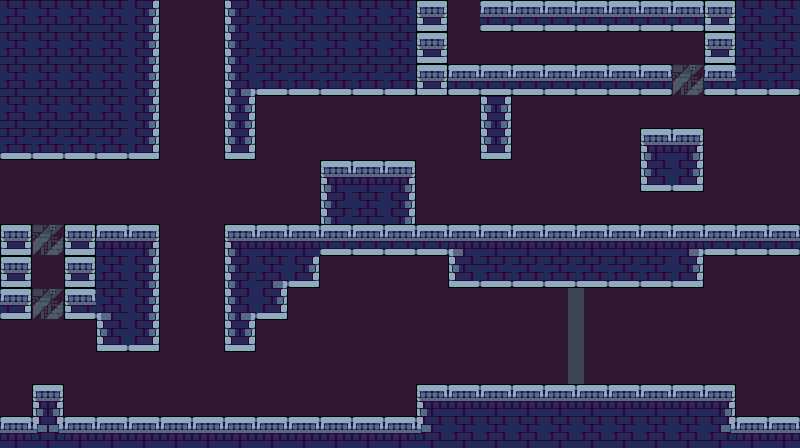

Tiled map render using the project's own tile images. Description and the whole map definition, tile-layer contents included, below:
An orthogonal 25x14 tile map with 32x32 px tiles, 1 tile layer (Camada de Blocos 1), 2 tilesets.

<map version="1.10" tiledversion="1.10.2" orientation="orthogonal" renderorder="right-down" width="25" height="14" tilewidth="32" tileheight="32" infinite="0" nextlayerid="2" nextobjectid="1">
 <tileset firstgid="1" source="Outside.tsx" />
 <tileset firstgid="82" source="Power Station.tsx" />
 <layer id="1" name="Camada de Blocos 1" width="25" height="14">
  <data encoding="csv">
91,91,91,91,92,130,130,90,91,91,91,91,91,109,130,107,107,107,107,107,107,107,109,91,91,
91,91,91,91,92,130,130,90,91,91,91,91,91,109,130,130,130,130,130,130,130,130,109,91,91,
91,91,91,91,92,130,130,102,99,99,99,99,99,109,107,107,107,107,107,107,107,137,107,99,99,
91,91,91,91,92,130,130,93,130,130,130,130,130,130,130,93,130,130,130,130,130,130,130,130,130,
99,99,99,99,100,130,130,101,130,130,130,130,130,130,130,101,130,130,130,130,82,84,130,130,130,
130,130,130,130,130,130,130,130,130,130,82,83,84,130,130,130,130,130,130,130,98,100,130,130,130,
130,130,130,130,130,130,130,130,130,130,90,91,92,130,130,130,130,130,130,130,130,130,130,130,130,
109,137,109,83,84,130,130,82,83,83,107,107,107,107,89,83,83,83,83,83,83,88,107,107,107,
109,130,109,91,92,130,130,90,86,100,130,130,130,130,98,99,99,99,99,99,99,100,130,130,130,
108,137,106,87,92,130,130,102,100,130,130,130,130,130,130,130,130,59,50,130,130,130,130,130,130,
130,130,130,98,100,130,130,101,130,130,130,130,130,130,130,130,130,59,50,130,130,130,130,130,130,
130,130,130,130,130,130,130,130,130,130,130,130,130,130,130,130,130,59,50,130,130,130,130,130,130,
130,85,130,130,130,130,130,130,130,130,130,130,130,82,83,83,83,83,83,83,83,83,84,130,130,
83,112,83,83,83,83,83,83,83,83,83,83,83,95,91,91,91,91,91,91,91,91,94,83,83
</data>
 </layer>
</map>
